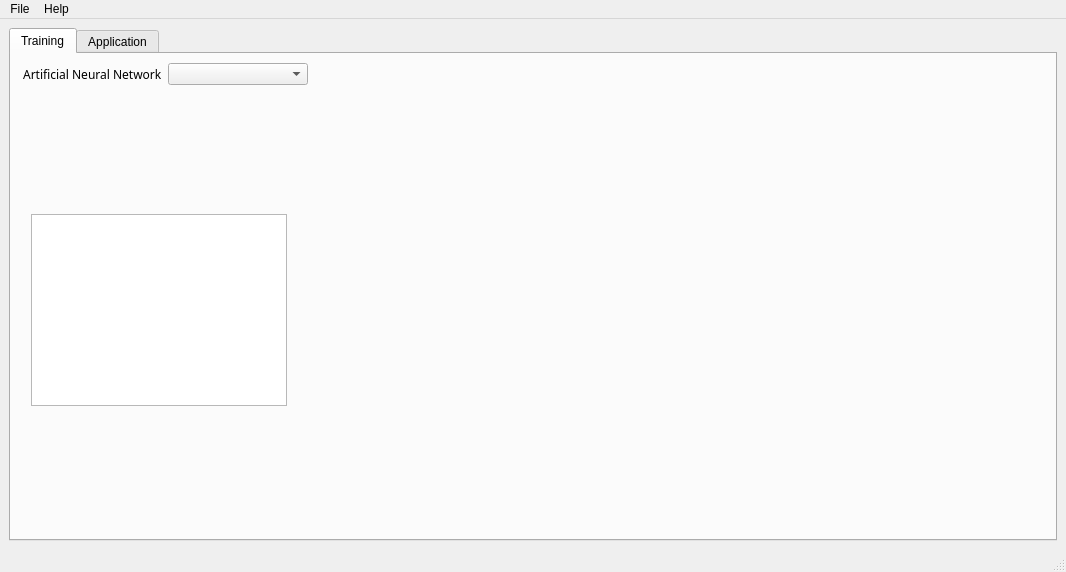
<?xml version="1.0" encoding="UTF-8"?>
<ui version="4.0">
 <class>MainWindow</class>
 <widget class="QMainWindow" name="MainWindow">
  <property name="geometry">
   <rect>
    <x>0</x>
    <y>0</y>
    <width>1066</width>
    <height>572</height>
   </rect>
  </property>
  <property name="windowTitle">
   <string>MainWindow</string>
  </property>
  <widget class="QWidget" name="centralwidget">
   <layout class="QHBoxLayout" name="horizontalLayout_2">
    <item>
     <widget class="QTabWidget" name="tabWidget">
      <property name="currentIndex">
       <number>0</number>
      </property>
      <widget class="QWidget" name="tab">
       <attribute name="title">
        <string>Training</string>
       </attribute>
       <widget class="QWidget" name="widgetConfiguration" native="true">
        <property name="geometry">
         <rect>
          <x>9</x>
          <y>37</y>
          <width>288</width>
          <height>16</height>
         </rect>
        </property>
       </widget>
       <widget class="QTableView" name="tableLoadedCSV">
        <property name="geometry">
         <rect>
          <x>20</x>
          <y>160</y>
          <width>256</width>
          <height>192</height>
         </rect>
        </property>
       </widget>
       <widget class="QWidget" name="layoutWidget">
        <property name="geometry">
         <rect>
          <x>9</x>
          <y>9</y>
          <width>288</width>
          <height>22</height>
         </rect>
        </property>
        <layout class="QHBoxLayout" name="horizontalLayout">
         <item>
          <widget class="QLabel" name="label">
           <property name="minimumSize">
            <size>
             <width>140</width>
             <height>0</height>
            </size>
           </property>
           <property name="font">
            <font>
             <family>Ebrima</family>
            </font>
           </property>
           <property name="text">
            <string> Artificial Neural Network:</string>
           </property>
          </widget>
         </item>
         <item>
          <widget class="QComboBox" name="cB_ANN">
           <property name="minimumSize">
            <size>
             <width>140</width>
             <height>0</height>
            </size>
           </property>
          </widget>
         </item>
        </layout>
       </widget>
      </widget>
      <widget class="QWidget" name="tab_2">
       <attribute name="title">
        <string>Application</string>
       </attribute>
      </widget>
     </widget>
    </item>
   </layout>
  </widget>
  <widget class="QMenuBar" name="menubar">
   <property name="geometry">
    <rect>
     <x>0</x>
     <y>0</y>
     <width>1066</width>
     <height>21</height>
    </rect>
   </property>
   <widget class="QMenu" name="menuHelp">
    <property name="title">
     <string>Help</string>
    </property>
    <addaction name="actionDocumentation"/>
    <addaction name="actionAbout"/>
   </widget>
   <widget class="QMenu" name="menuFile">
    <property name="title">
     <string>File</string>
    </property>
    <addaction name="actionOpen_Training_CSV_file"/>
    <addaction name="actionOpen_Test_CSV_file"/>
   </widget>
   <addaction name="menuFile"/>
   <addaction name="menuHelp"/>
  </widget>
  <widget class="QStatusBar" name="statusbar"/>
  <action name="actionDocumentation">
   <property name="text">
    <string>Documentation</string>
   </property>
  </action>
  <action name="actionAbout">
   <property name="text">
    <string>About</string>
   </property>
  </action>
  <action name="actionOpen_Training_CSV_file">
   <property name="text">
    <string>Load Training CSV file</string>
   </property>
  </action>
  <action name="actionOpen_Test_CSV_file">
   <property name="text">
    <string>Load Test CSV file</string>
   </property>
  </action>
 </widget>
 <resources/>
 <connections/>
</ui>
